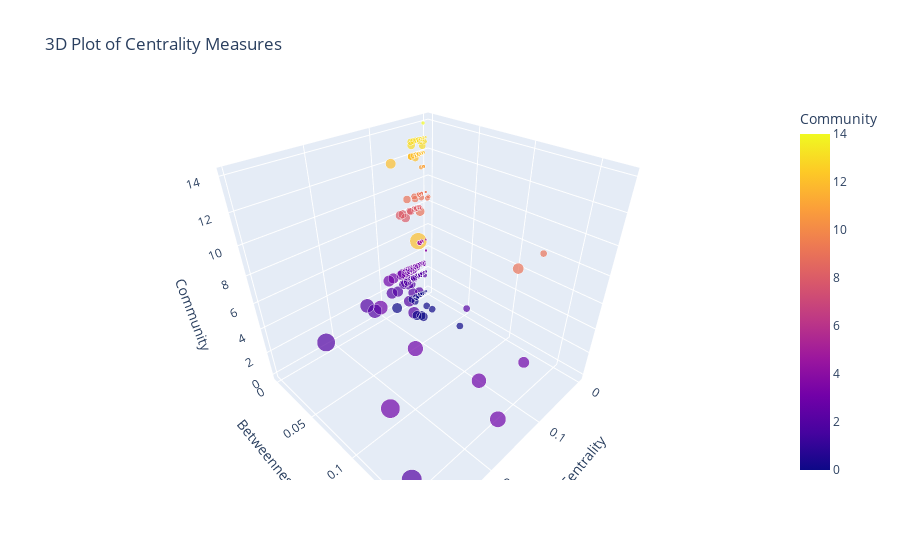

The code cell stored with this chart in its notebook:
### Code cell
import plotly.express as px
import pandas as pd

# Prepare the data for plotting
data = {
    'Node': list(subgraph.nodes()),
    'Degree Centrality': degree_centrality_values,
    'Betweenness Centrality': betweenness_centrality_values,
    'Community': communities
}
df = pd.DataFrame(data)

# Create a 3D scatter plot
fig = px.scatter_3d(df, x='Degree Centrality', y='Betweenness Centrality', z='Community',
                    color='Community', size='Degree Centrality', title='3D Plot of Centrality Measures')

# Show the figure
fig.show()

### Figure 1 — Plotly figure (JSON) as saved in the notebook; plotly's stock layout.template omitted (floating-point values rounded to 4 significant figures; data arrays with more than 128 entries replaced by an {"elided": "..."} marker saying what was removed)
{"data": [{"hovertemplate": "Degree Centrality=%{marker.size}<br>Betweenness Centrality=%{y}<br>Community=%{marker.color}<extra></extra>", "legendgroup": "", "marker": {"color": {"elided": "200 int values"}, "coloraxis": "coloraxis", "size": {"elided": "200 float values"}, "sizemode": "area", "sizeref": 0.0007412, "symbol": "circle"}, "mode": "markers", "name": "", "scene": "scene", "showlegend": false, "type": "scatter3d", "x": {"elided": "200 float values"}, "y": {"elided": "200 float values"}, "z": {"elided": "200 int values"}}], "layout": {"autosize": true, "coloraxis": {"colorbar": {"title": {"text": "Community"}}, "colorscale": [[0, "#0d0887"], [0.1111, "#46039f"], [0.2222, "#7201a8"], [0.3333, "#9c179e"], [0.4444, "#bd3786"], [0.5556, "#d8576b"], [0.6667, "#ed7953"], [0.7778, "#fb9f3a"], [0.8889, "#fdca26"], [1, "#f0f921"]]}, "dragmode": "pan", "legend": {"itemsizing": "constant", "tracegroupgap": 0}, "scene": {"aspectmode": "auto", "aspectratio": {"x": 1, "y": 1, "z": 1}, "camera": {"center": {"x": 0, "y": 0, "z": 0}, "eye": {"x": 1.052, "y": 1.052, "z": 1.052}, "projection": {"type": "perspective"}, "up": {"x": 0, "y": 0, "z": 1}}, "domain": {"x": [0, 1], "y": [0, 1]}, "dragmode": "pan", "xaxis": {"title": {"text": "Degree Centrality"}, "type": "linear"}, "yaxis": {"title": {"text": "Betweenness Centrality"}, "type": "linear"}, "zaxis": {"title": {"text": "Community"}, "type": "linear"}}, "title": {"text": "3D Plot of Centrality Measures"}}}
